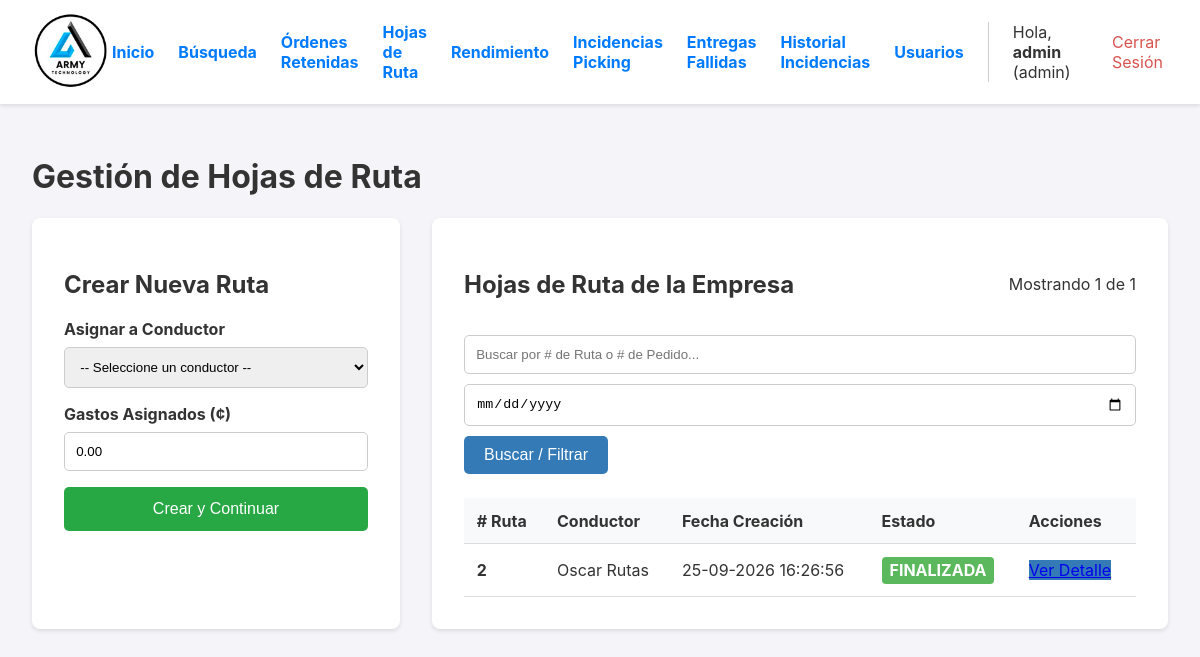
/rutas (signed in), run on the app's committed database.
### app.py (models this page shows, shortened)
class User(UserMixin, db.Model):
    id = db.Column(db.Integer, primary_key=True)
    username = db.Column(db.String(80), unique=True, nullable=False)
    password_hash = db.Column(db.String(256), nullable=False)
    role = db.Column(db.String(20), nullable=False, default='operario')

class HojaDeRuta(db.Model):
    __tablename__ = 'hoja_de_ruta'
    id = db.Column(db.Integer, primary_key=True)
    fecha_creacion = db.Column(db.DateTime, default=datetime.datetime.utcnow)
    estado = db.Column(db.String(20), nullable=False, default='EN_PREPARACION')
    gastos_asignados = db.Column(db.Float, nullable=False, default=0.0)
    ordenes = db.relationship('Orden', backref='hoja_de_ruta', lazy='dynamic')
    transacciones = db.relationship('Transaccion', backref='hoja_de_ruta', lazy='dynamic', cascade="all, delete-orphan")
    gastos_viaje = db.relationship('GastoViaje', backref='hoja_de_ruta', lazy='dynamic', cascade="all, delete-orphan")
    fecha_finalizacion = db.Column(db.DateTime, nullable=True)
    tipo_entrega = db.Column(db.String(20), nullable=False, default='INTERNA') # Valores: 'INTERNA', 'EXTERNA'
    conductor_id = db.Column(db.Integer, db.ForeignKey('user.id'), nullable=True) # Ahora es opcional
    conductor = db.relationship('User', backref='hojas_de_ruta')
    nombre_transportista = db.Column(db.String(100), nullable=True) # Ej: "Guatex", "Cargo Expreso"
    nombre_receptor = db.Column(db.String(100), nullable=True)     # Nombre de la persona que recibe
    id_receptor = db.Column(db.String(50), nullable=True)          # DPI, Cédula, etc.

### app.py (the view, shortened to what this page needs)
@app.route('/rutas', methods=['GET', 'POST'])
@login_required
@logistica_required
def gestionar_rutas():
    page = request.args.get('page', 1, type=int)
    search_query = request.args.get('search', '').strip()
    fecha_filtro = request.args.get('fecha', '').strip() # Extraemos el nuevo parámetro de fecha
    RUTAS_POR_PAGINA = 30
    query_base = db.select(HojaDeRuta).options(joinedload(HojaDeRuta.conductor)).where(HojaDeRuta.tipo_entrega == 'INTERNA')
    query_base = query_base.order_by(HojaDeRuta.fecha_creacion.desc())
    pagination = db.paginate(query_base, page=page, per_page=RUTAS_POR_PAGINA, error_out=False)
    rutas = pagination.items
    conductores = db.session.execute(db.select(User).filter_by(role='conductor').order_by(User.username)).scalars().all()
    return render_template(
        'gestionar_rutas.html',
        rutas=rutas,
        conductores=conductores,
        pagination=pagination,
        search_query=search_query,
        fecha_filtro=fecha_filtro # Pasamos el filtro para mantener el valor en la interfaz
    )

### app.py (called while the page is built)
def logistica_required(f):
    @wraps(f)
    def decorated_function(*args, **kwargs):
        if not current_user.is_authenticated or current_user.role not in ['admin', 'operario', 'garantias']:
            flash('Se requiere rol de Administrador, Operario o Garantías para acceder a esta página.', 'error')
            return redirect(url_for('dashboard'))
        return f(*args, **kwargs)
    return decorated_function

@login_manager.user_loader
def load_user(user_id):
    return db.session.get(User, int(user_id))

@app.template_filter('localtime')
def to_localtime_filter(utc_datetime):
    if not utc_datetime: return ""
    local_tz = pytz.timezone('America/Costa_Rica')
    local_dt = utc_datetime.replace(tzinfo=pytz.utc).astimezone(local_tz)
    return local_dt.strftime('%d-%m-%Y %H:%M:%S')

### templates/gestionar_rutas.html (shortened to what this page needs)
{% extends "layout.html" %}
{% block content %}
<h1>Gestión de Hojas de Ruta</h1>
<div class="admin-container">
    <div class="form-container">
        <h2>Crear Nueva Ruta</h2>
        <form method="POST">
            <div class="form-group">
                <label for="conductor_id">Asignar a Conductor</label>
                <select id="conductor_id" name="conductor_id" required>
                    <option value="">-- Seleccione un conductor --</option>
                </select>
            </div>
            <div class="form-group">
                <label for="gastos_asignados">Gastos Asignados (¢)</label>
                <input type="number" id="gastos_asignados" name="gastos_asignados" step="0.01" min="0" value="0.00" required>
            </div>
            <button type="submit" class="submit-btn">Crear y Continuar</button>
        </form>
    </div>
    <div class="list-container">
        <div style="display: flex; justify-content: space-between; align-items: center; margin-bottom: 1rem;">
            <h2>Hojas de Ruta de la Empresa</h2>
            <span>Mostrando {{ rutas|length }} de {{ pagination.total }}</span>
        </div>
        <form method="GET" class="search-form">
            <input type="text" name="search" placeholder="Buscar por # de Ruta o # de Pedido..." value="{{ search_query or '' }}">
            <input type="date" name="fecha" value="{{ fecha_filtro or '' }}" title="Filtrar por fecha de creación">
            <button type="submit" class="submit-btn search-btn" style="width: auto;">Buscar / Filtrar</button>
        </form>
        <table>
            <thead>
                <tr>
                    <th># Ruta</th>
                    <th>Conductor</th>
                    <th>Fecha Creación</th>
                    <th>Estado</th>
                    <th>Acciones</th>
                </tr>
            </thead>
            <tbody>
                {% for ruta in rutas %}
                <tr>
                    <td><strong>{{ ruta.id }}</strong></td>
                    <td>
                        {{ ruta.conductor.username if ruta.conductor else 'N/A' }}
                    </td>
                    <td>{{ ruta.fecha_creacion | localtime }}</td>
                    <td>
                        <span class="estado estado-{{ ruta.estado }}">{{ ruta.estado.replace('_', ' ') }}</span>
                    </td>
                    <td>
                        <a href="{{ url_for('detalle_ruta', ruta_id=ruta.id) }}" class="action-link" style="background-color: #337ab7; display: inline-block; margin-right: 5px;">Ver Detalle</a>
                    </td>
                </tr>
                {% else %}
                <tr>
                    <td colspan="5" style="text-align: center; padding: 2rem;">No hay hojas de ruta registradas que coincidan con la búsqueda.</td>
                </tr>
                {% endfor %}
            </tbody>
        </table>
    </div>
</div>
{% endblock %}

### templates/layout.html (shortened to what this page needs)
<!DOCTYPE html>
<html lang="es">
<head>
</head>
<body>
    <header>
        <div class="logo">
            <a href="{{ url_for('dashboard') }}">
                <img src="{{ url_for('static', filename='img/logo.png') }}" alt="Logo de la Empresa">
            </a>
        </div>
        <nav class="nav">
             {% if current_user.is_authenticated %}
                {% if current_user.role == 'admin' %}
                    <div class="nav-admin-links">
                        <a href="{{ url_for('dashboard') }}">Inicio</a>
                        <a href="{{ url_for('reportes_y_busqueda') }}">Búsqueda</a>
                        <a href="{{ url_for('ordenes_retenidas') }}">Órdenes Retenidas</a>
                        <a href="{{ url_for('gestionar_rutas') }}">Hojas de Ruta</a>
                        <a href="{{ url_for('reporte_operarios') }}">Rendimiento</a>
                        <a href="{{ url_for('gestionar_incidencias') }}" class="nav-link-with-badge">
                            Incidencias Picking
                        </a>
                        <a href="{{ url_for('gestionar_entregas_fallidas') }}" class="nav-link-with-badge">
                            Entregas Fallidas
                        </a>
                        <a href="{{ url_for('historial_incidencias') }}">Historial Incidencias</a>
                        <a href="{{ url_for('gestionar_usuarios') }}">Usuarios</a>
                    </div>
                {% endif %}
                <div class="user-info">
                    <span>Hola, <strong>{{ current_user.username }}</strong> ({{ current_user.role }})</span>
                    <a href="{{ url_for('logout') }}" style="color: #d9534f;">Cerrar Sesión</a>
                </div>
             {% endif %}
        </nav>
    </header>
    <main>
        {% block content %}{% endblock %}
    </main>
</body>
</html>

### templates/layout.html (style rules this page uses)
body { font-family: -apple-system, BlinkMacSystemFont, "Segoe UI", Roboto, "Helvetica Neue", Arial, sans-serif; margin: 0; background-color: #f4f4f9; color: #333; }
header { background-color: #fff; padding: 10px 2em; display: flex; justify-content: space-between; align-items: center; box-shadow: 0 2px 4px rgba(0,0,0,0.1); position: sticky; top: 0; z-index: 100; }
.logo img { height: 80px; }
.nav { display: flex; align-items: center; gap: 1em; }
.nav-admin-links { display: flex; align-items: center; gap: 1.5em; font-weight: bold; border-right: 1px solid #ccc; padding-right: 1.5em; margin-right: 0.5em; }
.nav-admin-links a, .user-info a { text-decoration: none; color: #007bff; }
.user-info { display: flex; align-items: center; gap: 1em; }
main { padding: 2em; }
* { box-sizing: border-box; }
main { padding: 1em; }
@media (min-width: 768px) { main { padding: 2em; } }
.nav-link-with-badge { position: relative; text-decoration: none; }

### templates/gestionar_rutas.html (style rules this page uses)
.admin-container { display: grid; grid-template-columns: 1fr; gap: 2rem; }
@media (min-width: 992px) { .admin-container { grid-template-columns: 1fr 2fr; } }
.form-container, .list-container { background: white; padding: 2em; border-radius: 8px; box-shadow: 0 2px 4px rgba(0,0,0,0.1); }
.form-group { margin-bottom: 1rem; }
label { display: block; margin-bottom: 0.5rem; font-weight: bold; }
input[type="text"], input[type="number"], input[type="date"], select { width: 100%; padding: 0.7rem; border-radius: 5px; border: 1px solid #ccc; box-sizing: border-box; }
.submit-btn { width: 100%; padding: 0.8rem; background-color: #28a745; color: white; border: none; border-radius: 5px; cursor: pointer; font-size: 1rem; }
table { width: 100%; border-collapse: collapse; }
th, td { padding: 0.8rem; border-bottom: 1px solid #ddd; text-align: left; vertical-align: middle; }
th { background-color: #f8f9fa; }
.estado { font-weight: bold; padding: 0.2em 0.5em; border-radius: 4px; color: white; display: inline-block; text-transform: capitalize; }
.estado-FINALIZADA { background-color: #5cb85c; }
.search-form { display: flex; gap: 10px; margin-bottom: 1.5rem; flex-wrap: wrap; }
.search-form input[type="text"] { flex-grow: 2; min-width: 200px; }
.search-form input[type="date"] { flex-grow: 1; min-width: 150px; }
.search-form .search-btn { width: 100%; padding: 10px 20px; background-color: #337ab7; }

### data on the page
User: username "admin", role "admin"
HojaDeRuta: id "2", conductor "Oscar Rutas", fecha_creacion "25-09-2026 16:26:56", estado.replace "FINALIZADA"

### other printed values
{{ rutas|length }} "1"
{{ pagination.total }} "1"
